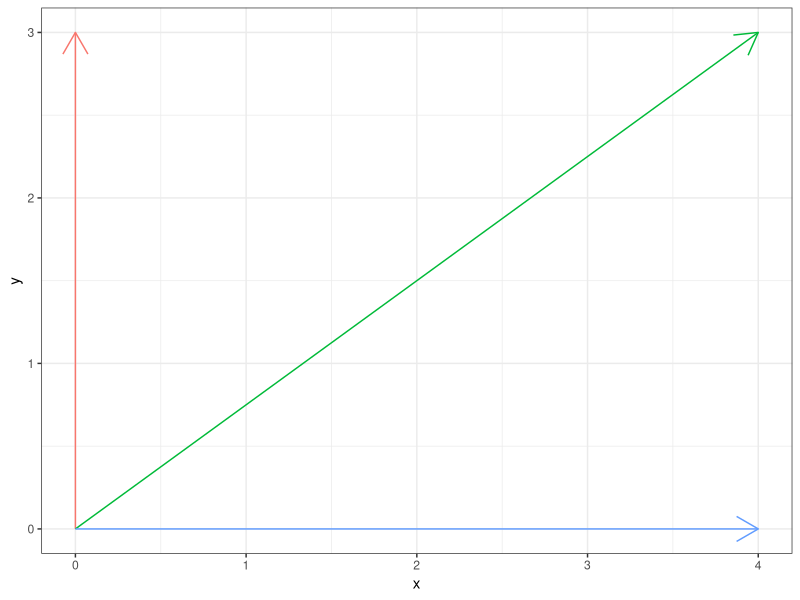

Source code (R):
## ---- chunk 1
        require(ggplot2)
        tmp.df<-data.frame(
                x=c(0,0,0,0,4,4),
                y=c(0,0,0,3,3,0),
                class=c("X","XY","Y")
        )
        p<-ggplot(tmp.df,aes(x,y,color=class)) + geom_line(arrow=arrow()) + guides(color=FALSE)
        p + theme_bw()

